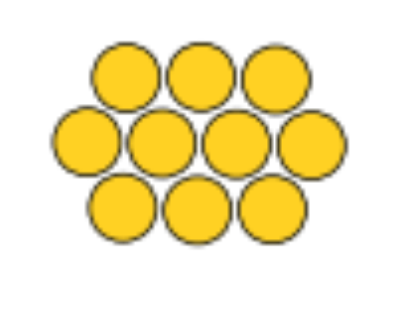
#> input picture Bachelor/Huckle/atoms.jpg, 408 x 314 px
$ python adjacencyMatrix.py
#> lines starting #> are read from the running program, lines starting #| are printed output that depends on the picture; after the words box and inside, x2 and y2 are one past the last pixel; in counts of white or black regions, pixels touching at a corner belong together
#> further down, image is the input picture: PIL image 408x314 RGB; mean R, G, B 243.2, 231.4, 187
#> `image1 = Image.new('RGB', (300, 300), (255, 255, 255))`: image1: PIL image 300x300 RGB; every value is 255
from PIL import Image
import random as rnd
import subprocess
import numpy as np
import sympy as sp

def drawCircle(image):
    width, height = image.size
#> width = 300; height = 300
    for x in range(width):
        for y in range(height):
            if (x - width/2)**2 + (y - height/2)**2 <= (width/2)**2:
                image.putpixel((x, y), (0, 0, 0))
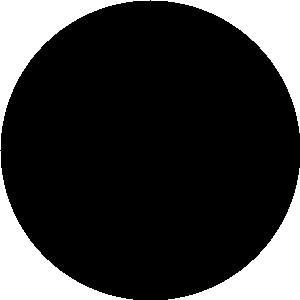
#> image: PIL image 300x300 RGB; 21.5% white; 4 white regions, box (x1, y1, x2, y2) and area: (0, 0, 150, 150) 4980, (151, 0, 300, 133) 4830, (0, 151, 133, 300) 4830, (168, 168, 300, 300) 4681
    return image

def drawDot(image, x, y, thickness=1):
    width, height = image.size
    for i in range(x-thickness, x+thickness+1):
        for j in range(y-thickness, y+thickness+1):
            if i >= 0 and i < width and j >= 0 and j < height:
                image.putpixel((i, j), (0, 0, 0))
    return image

def find_center(image, size_x=299, size_y=299, rgb=(0, 0, 0)):
    random_x = rnd.randint(0, size_x)  # Adjusted to be within image bounds
    random_y = rnd.randint(0, size_y)  # Adjusted to be within image bounds

    # Check if the random point is inside the circle
    while True:
        if image.getpixel((random_x, random_y)) == rgb:
            break
        else:
            random_x = rnd.randint(0, size_x)
            random_y = rnd.randint(0, size_y)

    x, y = random_x, random_y

    # Find x_max
    while image.getpixel((x, y)) == rgb and x < size_x:
        x += 1
    x_max = x

    x = random_x
    # Find x_min
    while image.getpixel((x, y)) == rgb and x > 0:
        x -= 1
    x_min = x

    x = random_x
    # Find y_max
    while image.getpixel((x, y)) == rgb and y < size_y:
        y += 1
    y_max = y

    y = random_y
    # Find y_min
    while image.getpixel((x, y)) == rgb and y > 0:
        y -= 1
    y_min = y

    center = ((x_max + x_min) // 2, (y_max + y_min) // 2)
    return center

def find_centers(image, size_x, size_y, n, rgb=(0, 0, 0)):
    centers = []
    while len(centers) < n:
        center = find_center(image, size_x, size_y, rgb=rgb)
        keep = True
        for c in centers:
            if (center[0] - c[0])**2 + (center[1] - c[1])**2 < 100:
                keep = False
        if keep:
            centers.append(center)
    for center in centers:
        image = drawDot(image, center[0], center[1], thickness=5)

    return image, centers
    # return centers

def concatenate_images_side_by_side(image1, image2):
    # Determine the size of the new image
    new_width = image1.width + image2.width
#> new_width = 600
    new_height = max(image1.height, image2.height)
#> new_height = 300

    # Create a new image with the appropriate height and width
    new_image = Image.new('RGB', (new_width, new_height))
#> new_image: PIL image 600x300 RGB; every value is 0

    # Paste the first image on the left
    new_image.paste(image1, (0, 0))
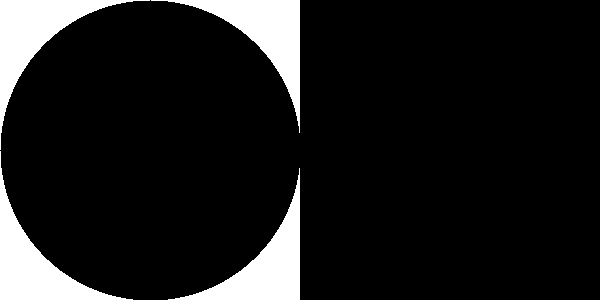
#> new_image: PIL image 600x300 RGB; 10.7% white; 4 white regions, box (x1, y1, x2, y2) and area: (0, 0, 150, 150) 4980, (151, 0, 300, 133) 4830, (0, 151, 133, 300) 4830, (168, 168, 300, 300) 4681

    # Paste the second image on the right
    new_image.paste(image2, (image1.width, 0))
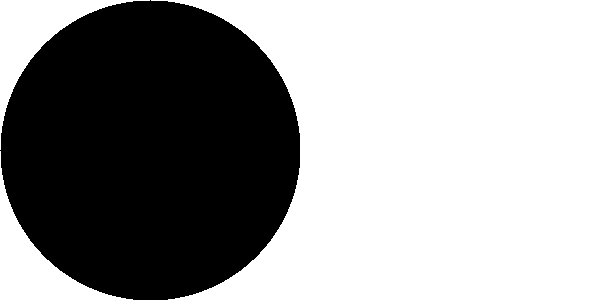
#> new_image: PIL image 600x300 RGB; 60.7% white; 1 black region, box (x1, y1, x2, y2) and area: (0, 0, 300, 300) 70679

    return new_image, new_width-1, new_height-1

def create_adjacency_matrix(centers):

    N = len(centers)

    def distance(center1, center2):
        return ((center1[0] - center2[0])**2 + (center1[1] - center2[1])**2)**0.5

    bond_length = min([distance(centers[i], centers[i+1]) for i in range(N-1)])
    print("bond length: ", bond_length)
    adjMatrix = sp.zeros(N, N)

    for i in range(N):
        for j in range(N):
            print(distance(centers[i], centers[j]))
            if i == j:
                adjMatrix[i, j] = 1
            elif np.abs(distance(centers[i], centers[j]) - bond_length) < 5:
                adjMatrix[i, j] = 1
            else:
                adjMatrix[i, j] = 0

    return adjMatrix


image = Image.open('atoms.jpg')
image.save('circle.png')


image1 = Image.new('RGB', (300, 300), (255, 255, 255))
image1 = drawCircle(image1)

image2 = Image.new('RGB', (300, 300), (255, 255, 255))

image3, width, height = concatenate_images_side_by_side(image1, image2)
#> width = 599; height = 299
image3, width, height = concatenate_images_side_by_side(image3, image1)
#> in concatenate_images_side_by_side (call 2), `new_image = Image.new('RGB', (new_width, new_height))`: new_image: PIL image 900x300 RGB; every value is 0
#> in concatenate_images_side_by_side (call 2), `new_image.paste(image1, (0, 0))`:
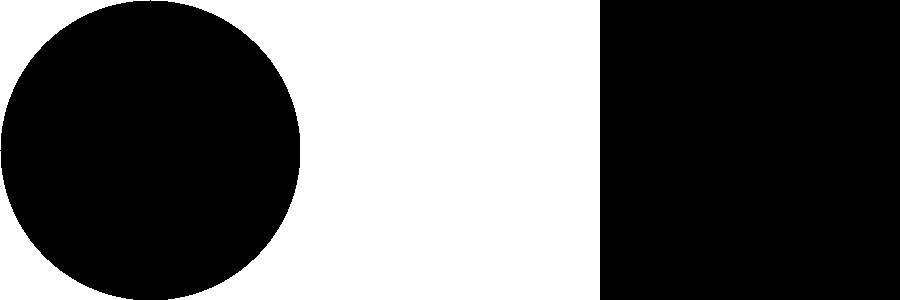
#> new_image: PIL image 900x300 RGB; 40.5% white; 3 white regions, box (x1, y1, x2, y2) and area: (151, 0, 600, 300) 99511, (0, 0, 150, 150) 4980, (0, 151, 133, 300) 4830
#> in concatenate_images_side_by_side (call 2), `new_image.paste(image2, (image1.width, 0))`:
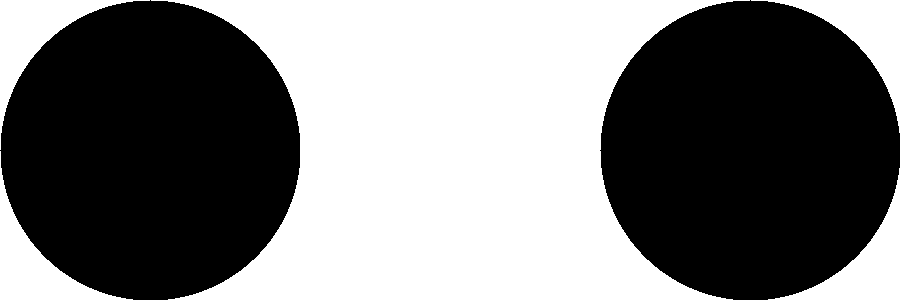
#> new_image: PIL image 900x300 RGB; 47.6% white; 5 white regions, box (x1, y1, x2, y2) and area: (151, 0, 750, 300) 109321, (0, 0, 150, 150) 4980, (751, 0, 900, 133) 4830, (0, 151, 133, 300) 4830, (768, 168, 900, 300) 4681
#> width = 899

print(width, height)
#| 899 299

# image3.save('circle.png')

image, centerss = find_centers(image, image.width-1, image.height-1, 10, rgb=(255, 209, 35))
#> the loop in find_centers, `while len(centers) < n:` made 23 passes
#> center on passes 1 to 12: (197, 210), (276, 79), (125, 77), (311, 145), (86, 142), (236, 143), (162, 143), (309, 144), (275, 79), (309, 145), (310, 145), (87, 141)
#> after the loop in find_centers, `while len(centers) < n:`: centers = [(197, 210), (276, 79), (125, 77), (311, 145), (86, 142), (236, 143), (162, 143), (200, 76), (272, 210), (123, 208)]
#> the loop in find_centers, `for center in centers:` made 10 passes
#> centerss has the same summary as centers in find_centers


centers = []
# sort by y coordinate and then x coordinate
for center in centerss:
    centers.append(center)
#> this loop made 10 passes

centers.sort(key=lambda x: -x[1])

# now sort by x coordinate
for i in range(0, len(centers), 2):
    centers[i:i+2] = sorted(centers[i:i+2], key=lambda x: x[0])
#> this loop made 5 passes
#> i on passes 3 to 5: 4, 6, 8
#> after the loop, centers = [(197, 210), (272, 210), (123, 208), (311, 145), (162, 143), (236, 143), (86, 142), (276, 79), (125, 77), (200, 76)]

print(centers)
#| [(197, 210), (272, 210), (123, 208), (311, 145), (162, 143), (236, 143), (86, 142), (276, 79), (125, 77), (200, 76)]


adjMatrix = create_adjacency_matrix(centers)
#> in create_adjacency_matrix, `N = len(centers)`: N = 10
#> in create_adjacency_matrix, `bond_length = min([distance(centers[i], centers[i+1]) for i in range(N..`: bond_length = 74
#| bond length:  74.0
#> the loop in create_adjacency_matrix, `for i in range(N):` made 10 passes
#> (printed output is left out)
sp.pprint(adjMatrix)
#> (printed output is left out)
# image.save('circle.png')
# subprocess.call(['feh', '--scale-down', 'circle.png'])
